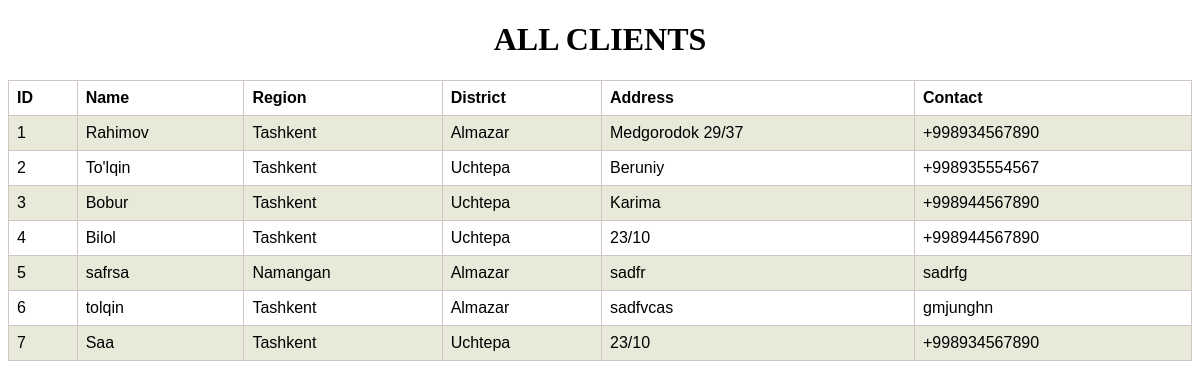
The page /addclients/show_clients on the database its author committed.
### client/models.py (models this page shows, shortened)
class Client(models.Model):
    name = models.CharField(max_length=100)
    region = models.ForeignKey('Region', on_delete=models.CASCADE)
    district = models.ForeignKey('District', on_delete=models.CASCADE)
    address = models.CharField(max_length=200)
    contact = models.CharField(max_length=200)

class Region(models.Model):
    name = models.CharField(max_length=100)
    def __str__(self):
        return self.name

class District(models.Model):
    name = models.CharField(max_length=100)
    def __str__(self):
        return self.name

### client/views.py (the view)
# urls.py: path('show_clients', show_clients, name='show_clients'),
def show_clients(request):
    clients = Client.objects.all()
    return render(request, 'clients/clients.html', {'clients':clients})

### templates/clients/clients.html (shortened to what this page needs)
<!DOCTYPE html>
<html lang="en">
<head>
</head>
<body>
    <center><h1>ALL CLIENTS</h1></center>
    <table>
        <tr>
        <th>ID</th>
        <th>Name</th>
        <th>Region</th>
        <th>District</th>
        <th>Address</th>
        <th>Contact</th>
        </tr>
        {% for client in clients %}
        <tr>
        <td>{{ client.id }}</td>
        <td>{{ client.name }}</td>
        <td>{{ client.region }}</td>
        <td>{{ client.district }}</td>
        <td>{{ client.address }}</td>
        <td>{{ client.contact }}</td>
        </tr>
        {% endfor %}
</body>
</html>

### templates/clients/clients.html (style rules this page uses)
table { font-family: arial, sans-serif; border-collapse: collapse; width: 100%; }
td, th { border: 1px solid #d1c6c6; text-align: left; padding: 8px; }
tr:nth-child(even) { background-color: #e9e9da; }

### rows shown on the page
Client: id "1", name "Rahimov", region "Tashkent", district "Almazar", address "Medgorodok 29/37", contact "+998934567890"
Client: id "2", name "To'lqin", region "Tashkent", district "Uchtepa", address "Beruniy", contact "+998935554567"
Client: id "3", name "Bobur", region "Tashkent", district "Uchtepa", address "Karima", contact "+998944567890"
Client: id "4", name "Bilol", region "Tashkent", district "Uchtepa", address "23/10", contact "+998944567890"
Client: id "5", name "safrsa", region "Namangan", district "Almazar", address "sadfr", contact "sadrfg"
Client: id "6", name "tolqin", region "Tashkent", district "Almazar", address "sadfvcas", contact "gmjunghn"
Client: id "7", name "Saa", region "Tashkent", district "Uchtepa", address "23/10", contact "+998934567890"
